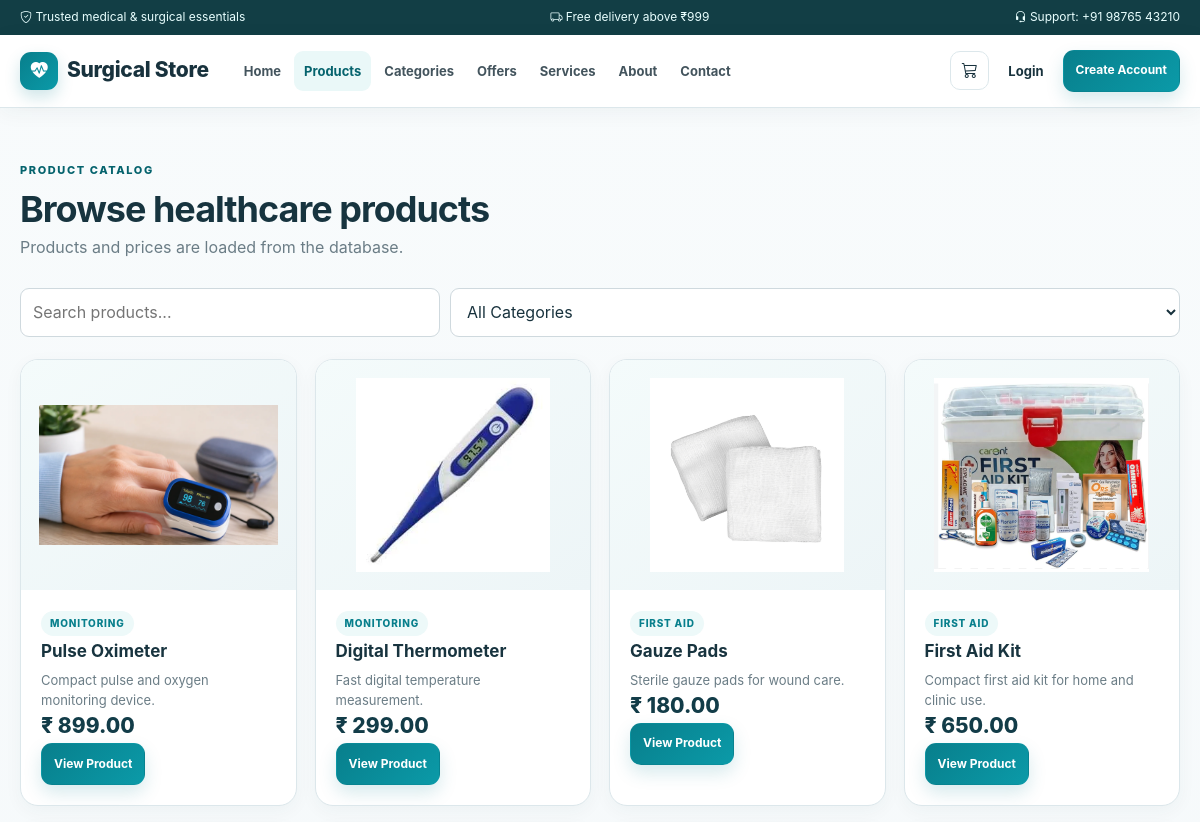
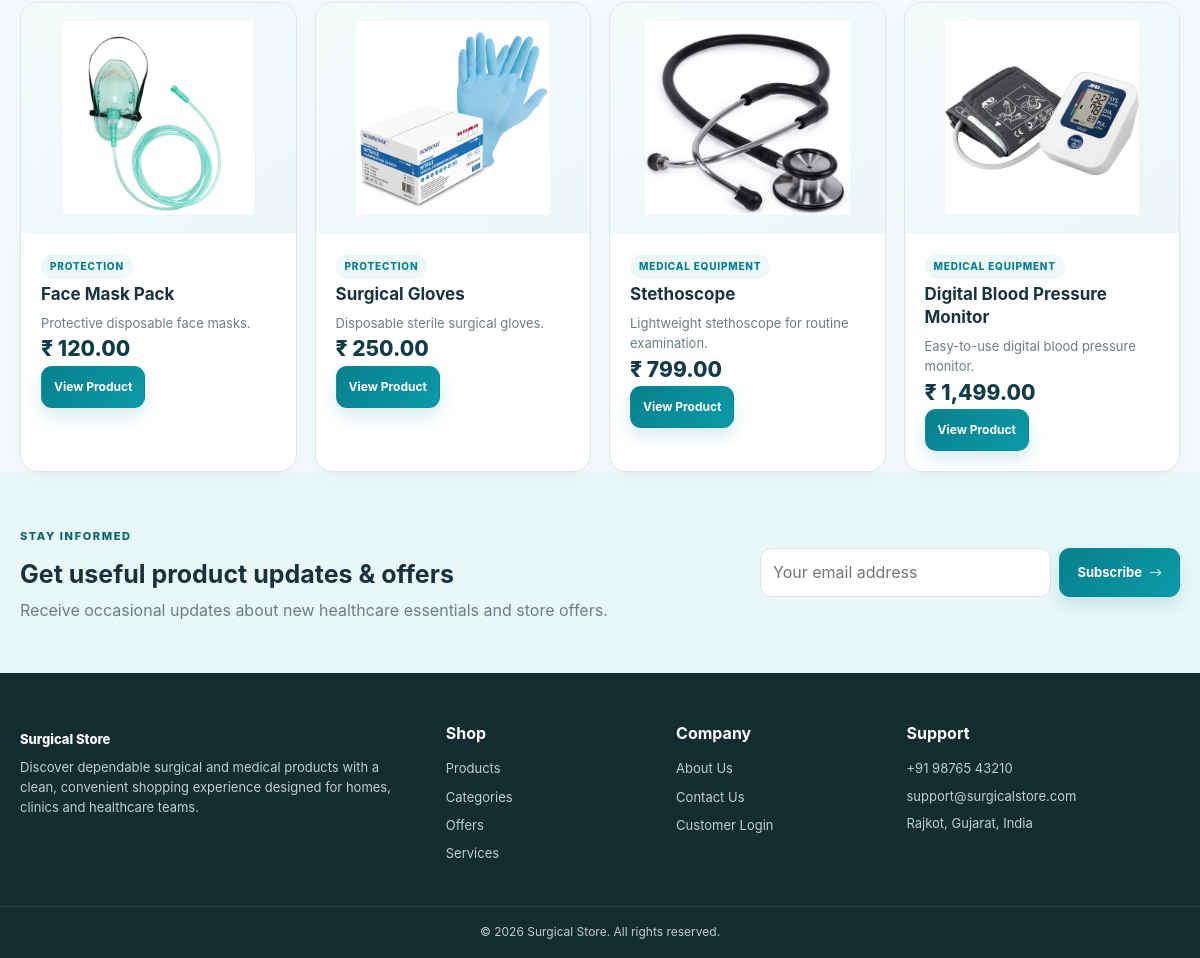
/products.php, run on the app's committed database (2 pictures, top to bottom).
### tables this page shows
CREATE TABLE site_settings (
  setting_id INT AUTO_INCREMENT PRIMARY KEY,
  setting_key VARCHAR(100) NOT NULL UNIQUE,
  setting_value TEXT NOT NULL,
  updated_at TIMESTAMP DEFAULT CURRENT_TIMESTAMP ON UPDATE CURRENT_TIMESTAMP
);

CREATE TABLE products (
  product_id INT AUTO_INCREMENT PRIMARY KEY,
  category_id INT NULL,
  product_name VARCHAR(150) NOT NULL,
  description TEXT,
  brand VARCHAR(100) DEFAULT '',
  price DECIMAL(10,2) NOT NULL DEFAULT 0,
  stock_quantity INT NOT NULL DEFAULT 0,
  image VARCHAR(255) DEFAULT '',
  status ENUM('active','inactive') NOT NULL DEFAULT 'active',
  created_at TIMESTAMP DEFAULT CURRENT_TIMESTAMP,
  FOREIGN KEY (category_id) REFERENCES categories(category_id) ON DELETE SET NULL ON UPDATE CASCADE
);

CREATE TABLE categories (
  category_id INT AUTO_INCREMENT PRIMARY KEY,
  category_name VARCHAR(100) NOT NULL UNIQUE,
  description VARCHAR(255) DEFAULT '',
  status ENUM('active','inactive') NOT NULL DEFAULT 'active',
  created_at TIMESTAMP DEFAULT CURRENT_TIMESTAMP
);

### includes/db.php (called while the page is built, shortened)
<?php
require_once __DIR__ . '/../db_config.php';
mysqli_set_charset($con, 'utf8mb4');
function h($v) {
return htmlspecialchars((string)($v ?? ''), ENT_QUOTES, 'UTF-8');
}
function db_all($sql) {
global $con;
$r=mysqli_query($con,$sql);
return $r ? mysqli_fetch_all($r,MYSQLI_ASSOC) : [];
}
function setting($key,$default='') {
global $con;
$key=mysqli_real_escape_string($con,$key);
$r=mysqli_query($con,"SELECT setting_value FROM site_settings WHERE setting_key='$key' LIMIT 1");
$row=$r?mysqli_fetch_assoc($r):null;
return $row ? $row['setting_value'] : $default;
}
?>

### products.php (the view, shortened to what this page needs)
<?php
require 'layout.php';
$category=(int)($_GET['category']??0);
$where=$category?" AND p.category_id=$category":'';
$items=db_all("SELECT p.*,c.category_name FROM products p LEFT JOIN categories c ON c.category_id=p.category_id WHERE p.status='active' $where ORDER BY p.product_id DESC");
guestStart('Products','products');
?>
<div class="container">
<div class="page-head">
<span class="eyebrow">PRODUCT CATALOG</span>
<h1>Browse healthcare products</h1>
<p>Products and prices are loaded from the database.</p>
</div>
<div class="filter">
<input id="productSearch" placeholder="Search products...">
<select id="categoryFilter">
<option value="">All Categories</option>
</select>
</div>
<div class="grid-4">
<?php
foreach($items as $p):
?>
<div class="product-item">
<div class="product-card">
<img src="/SurgicalStore/images/
<?=
h($p['image']?:'digital-thermometer.jpg')
?>
" alt="
<?=
h($p['product_name'])
?>
">
<div class="product-info">
<span class="category">
<?=
h($p['category_name']??'Healthcare')
?>
</span>
<h3>
<?=
h($p['product_name'])
?>
</h3>
<p>
<?=
h($p['description'])
?>
</p>
<span class="price">₹
<?=
number_format($p['price'],2)
?>
</span>
<br>
<a class="btn primary small" href="product_details.php?id=
<?=
$p['product_id']
?>
">View Product</a>
</div>
</div>
</div>
<?php
endforeach;
?>
</div>
</div>
<?php
guestEnd();
?>

### layout.php (shortened to what this page needs)
<?php
require_once __DIR__ . '/includes/db.php';
function guestStart($pageTitle='Surgical Store',$activePage='')  {
$store=setting('store_name','Surgical Store');
?>
<!DOCTYPE html>
<html lang="en">
<head>
<link rel="stylesheet" href="/SurgicalStore/css/style.css">
<link rel="stylesheet" href="https://cdn.jsdelivr.net/npm/bootstrap-icons@1.11.3/font/bootstrap-icons.min.css">
</head>
<body>
<div class="announcement">
<div class="container announcement-inner">
<span>
<i class="bi bi-shield-check">
</i>
<?=
h(setting('announcement_one'))
?>
</span>
<span>
<i class="bi bi-truck">
</i>
<?=
h(setting('announcement_two'))
?>
</span>
<span>
<i class="bi bi-headset">
</i>
<?=
h(setting('announcement_three'))
?>
</span>
</div>
</div>
<header class="site-header">
<div class="container nav-wrap">
<a class="logo" href="index.php">
<span class="logo-icon">
<i class="bi bi-heart-pulse-fill">
</i>
</span>
<span>
<?=
h($store)
?>
</span>
</a>
<nav id="mainNav">
<a class="
<?=
$activePage==='home'?'active':''
?>
" href="index.php">Home</a>
<a class="
<?=
$activePage==='products'?'active':''
?>
" href="products.php">Products</a>
<a class="
<?=
$activePage==='categories'?'active':''
?>
" href="categories.php">Categories</a>
<a class="
<?=
$activePage==='offers'?'active':''
?>
" href="offers.php">Offers</a>
<a class="
<?=
$activePage==='services'?'active':''
?>
" href="services.php">Services</a>
<a class="
<?=
$activePage==='about'?'active':''
?>
" href="about.php">About</a>
<a class="
<?=
$activePage==='contact'?'active':''
?>
" href="contact.php">Contact</a>
</nav>
<div class="nav-actions">
<a class="nav-icon" href="User/cart.php">
<i class="bi bi-cart3">
</i>
</a>
<a class="login-link" href="User/login.php">Login</a>
<a class="btn primary small" href="User/register.php">Create Account</a>
</div>
</div>
</header>
<main>
<?php
}
function guestEnd()  {
?>
<section class="newsletter">
<div class="container newsletter-inner">
<div>
<span class="eyebrow">STAY INFORMED</span>
<h2>Get useful product updates & offers</h2>
<p>Receive occasional updates about new healthcare essentials and store offers.</p>
</div>
<form method="post" action="User/newsletter.php" class="newsletter-form" data-validate novalidate>
<input type="email" name="newsletter_email" data-validation="required email" placeholder="Your email address" required>
<button class="btn primary">Subscribe <i class="bi bi-arrow-right">
</i>
</button>
</form>
</div>
</section>
<footer class="footer">
<div class="container footer-grid">
<div>
<a class="footer-brand" href="index.php">
<?=
h(setting('store_name','Surgical Store'))
?>
</a>
<p>
<?=
h(setting('hero_description'))
?>
</p>
</div>
<div>
<h4>Shop</h4>
<a href="products.php">Products</a>
<a href="categories.php">Categories</a>
<a href="offers.php">Offers</a>
<a href="services.php">Services</a>
</div>
<div>
<h4>Company</h4>
<a href="about.php">About Us</a>
<a href="contact.php">Contact Us</a>
<a href="User/login.php">Customer Login</a>
</div>
<div>
<h4>Support</h4>
<p>
<?=
h(setting('phone'))
?>
</p>
<p>
<?=
h(setting('email'))
?>
</p>
<p>
<?=
h(setting('address'))
?>
</p>
</div>
</div>
<div class="copyright">©
<?=
date('Y')
?>
<?=
h(setting('store_name','Surgical Store'))
?>
. All rights reserved.</div>
</footer>
</body>
</html>
<?php
}
?>

### data on the page
site_settings: setting_value "Trusted medical & surgical essentials"
site_settings: setting_value "Free delivery above ₹999"
site_settings: setting_value "Support: +91 98765 43210"
site_settings: setting_value "Surgical Store"
products: image (picture), category.category_name "MONITORING", product_name "Pulse Oximeter", description "Compact pulse and oxygen monitoring device.", price "899.00"
products: image (picture), category.category_name "MONITORING", product_name "Digital Thermometer", description "Fast digital temperature measurement.", price "299.00"
products: image+product_name (picture), category.category_name "FIRST AID", product_name "Gauze Pads", description "Sterile gauze pads for wound care.", price "180.00"
products: image (picture), category.category_name "FIRST AID", product_name "First Aid Kit", description "Compact first aid kit for home and clinic use.", price "650.00"
products: image (picture), category.category_name "PROTECTION", product_name "Face Mask Pack", description "Protective disposable face masks.", price "120.00"
products: image (picture), category.category_name "PROTECTION", product_name "Surgical Gloves", description "Disposable sterile surgical gloves.", price "250.00"
products: image (picture), category.category_name "MEDICAL EQUIPMENT", product_name "Stethoscope", description "Lightweight stethoscope for routine examination.", price "799.00"
products: image (picture), category.category_name "MEDICAL EQUIPMENT", product_name "Digital Blood Pressure Monitor", description "Easy-to-use digital blood pressure monitor.", price "1,499.00"
site_settings: setting_value "Discover dependable surgical and medical products with a clean, convenient shopping experience designed for homes, clinics and healthcare teams."
site_settings: setting_value "+91 98765 43210"
site_settings: setting_value "support@surgicalstore.com"
site_settings: setting_value "Rajkot, Gujarat, India"
